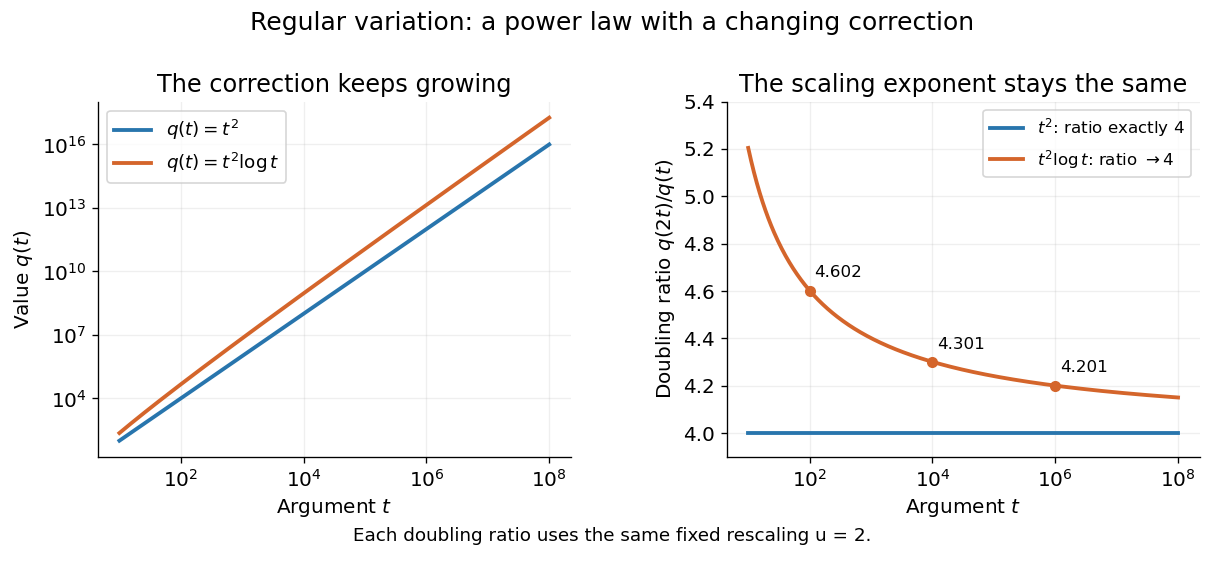

Python code for this plot:
"""Generate regular-variation-rescaling-ratios.png in the current directory."""

from pathlib import Path

import matplotlib

matplotlib.use("Agg")
import matplotlib.pyplot as plt
import numpy as np


def main():
    plt.rcParams.update({"font.size": 12, "axes.spines.top": False,
                         "axes.spines.right": False})
    t = np.geomspace(10, 1e8, 450)
    fig, axes = plt.subplots(1, 2, figsize=(10.2, 4.7), dpi=120,
                             facecolor="white")
    left, right = axes
    left.loglog(t, t**2, color="#2875ad", linewidth=2.3, label=r"$q(t)=t^2$")
    left.loglog(t, t**2 * np.log(t), color="#d4652b", linewidth=2.3,
                label=r"$q(t)=t^2\log t$")
    left.set(xlabel=r"Argument $t$", ylabel=r"Value $q(t)$",
             title="The correction keeps growing")
    left.legend(loc="upper left", fontsize=11)
    right.semilogx(t, np.full_like(t, 4), color="#2875ad", linewidth=2.3,
                  label=r"$t^2$: ratio exactly $4$")
    right.semilogx(t, 4 * (1 + np.log(2) / np.log(t)), color="#d4652b",
                  linewidth=2.3, label=r"$t^2\log t$: ratio $\to4$")
    sample_t = np.array([1e2, 1e4, 1e6])
    sample_y = 4 * (1 + np.log(2) / np.log(sample_t))
    right.scatter(sample_t, sample_y, color="#d4652b", s=32, zorder=3)
    for x, y in zip(sample_t, sample_y):
        right.annotate(f"{y:.3f}", (x, y), xytext=(3, 8),
                       textcoords="offset points", fontsize=10)
    right.set(xlabel=r"Argument $t$", ylabel=r"Doubling ratio $q(2t)/q(t)$",
              ylim=(3.9, 5.4), title="The scaling exponent stays the same")
    right.legend(loc="upper right", fontsize=10)
    for ax in axes:
        ax.grid(alpha=0.2)
    fig.suptitle("Regular variation: a power law with a changing correction",
                 fontsize=15, y=0.98)
    fig.subplots_adjust(left=0.08, right=0.98, bottom=0.19, top=0.82, wspace=0.33)
    fig.text(0.5, 0.04, "Each doubling ratio uses the same fixed rescaling u = 2.",
             ha="center", fontsize=11)
    fig.savefig(Path.cwd() / "regular-variation-rescaling-ratios.png",
                facecolor="white")
    plt.close(fig)


if __name__ == "__main__":
    main()
